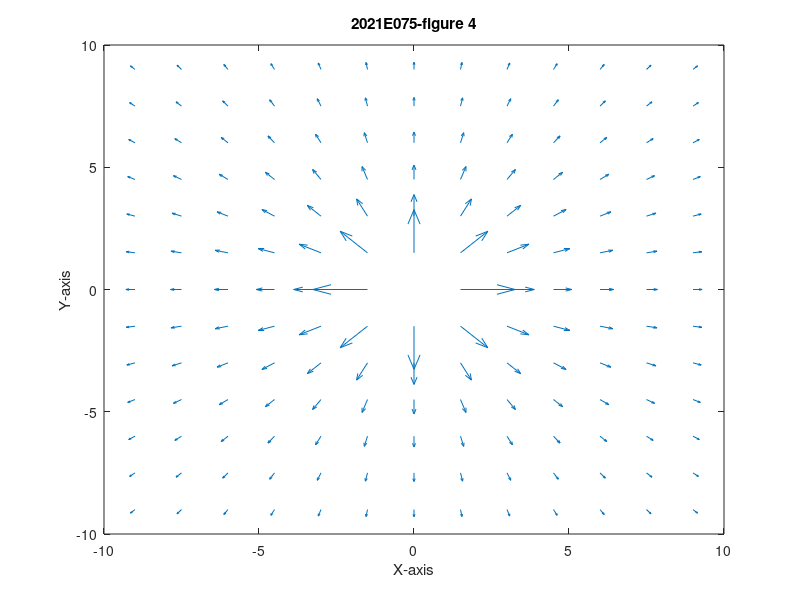

This figure's MATLAB source:
% 4.

[x,y]=meshgrid(-9:1.5:9);
thita=atan2(y,x);
Ex=(1./((x.^2+y.^2).^(0.5))).*cos(thita);
Ey=(1./((x.^2+y.^2).^(0.5))).*sin(thita);
quiver(x,y,Ex,Ey)
ylabel('Y-axis')
xlabel('X-axis')
title('2021E075-figure 4')